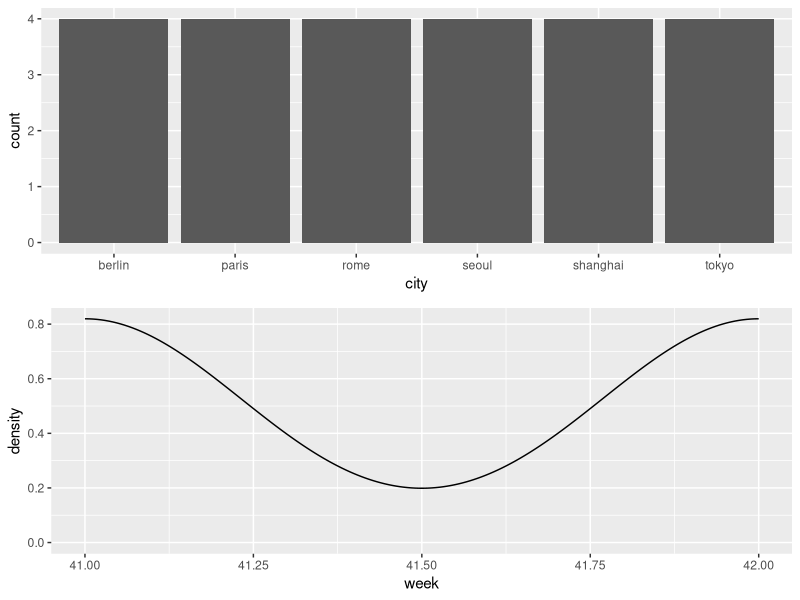
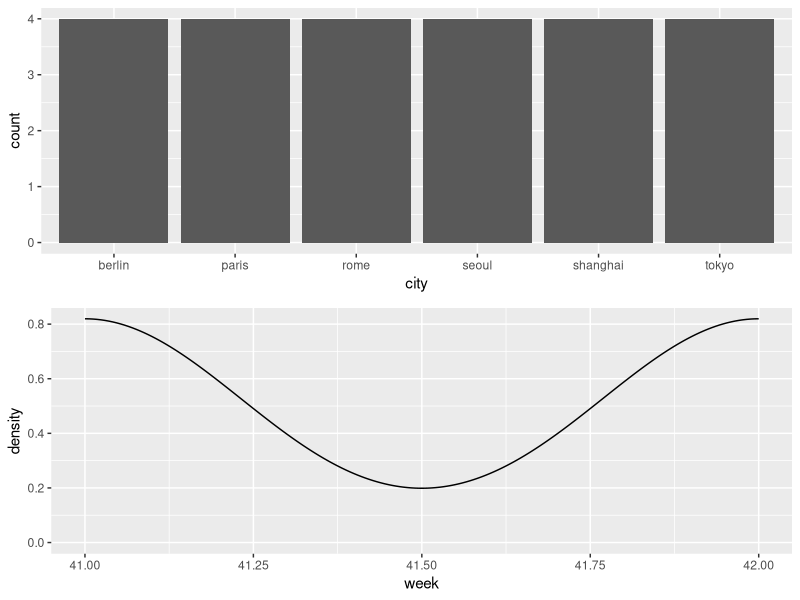

Here is the R script that generated these plots, in order:
# objective: Draw multiple plots using for loop
# Idea inspiration: Often times during EDA, if multiple plots can be drawn it can show a better picture of the data.

# required libraries
library(data.table)
library(ggplot2)
library(gridExtra)

#sample data
df <- data.frame(
  city = c('paris', 'tokyo', 'seoul', 'shanghai', 'berlin', 'rome')
  , week = c(41,42)
  , type = c('A','B','C')
  , count = sample(1:100, 24, replace = F)
)
df <- data.table(df)
df[, .(count=sum(count)), by =.(city,type, week)]

# print multiple plots
# the idea is save each plot in an object. Then arrange each plot object on a grid.
for (i in 1:2){
  p1 = ggplot(df, aes(x=city)) +
    geom_histogram(stat="count")
  p2 = ggplot(df, aes(x=week)) + 
    geom_density()
  grid.arrange(p1,p2)
  #dev.off()
}
